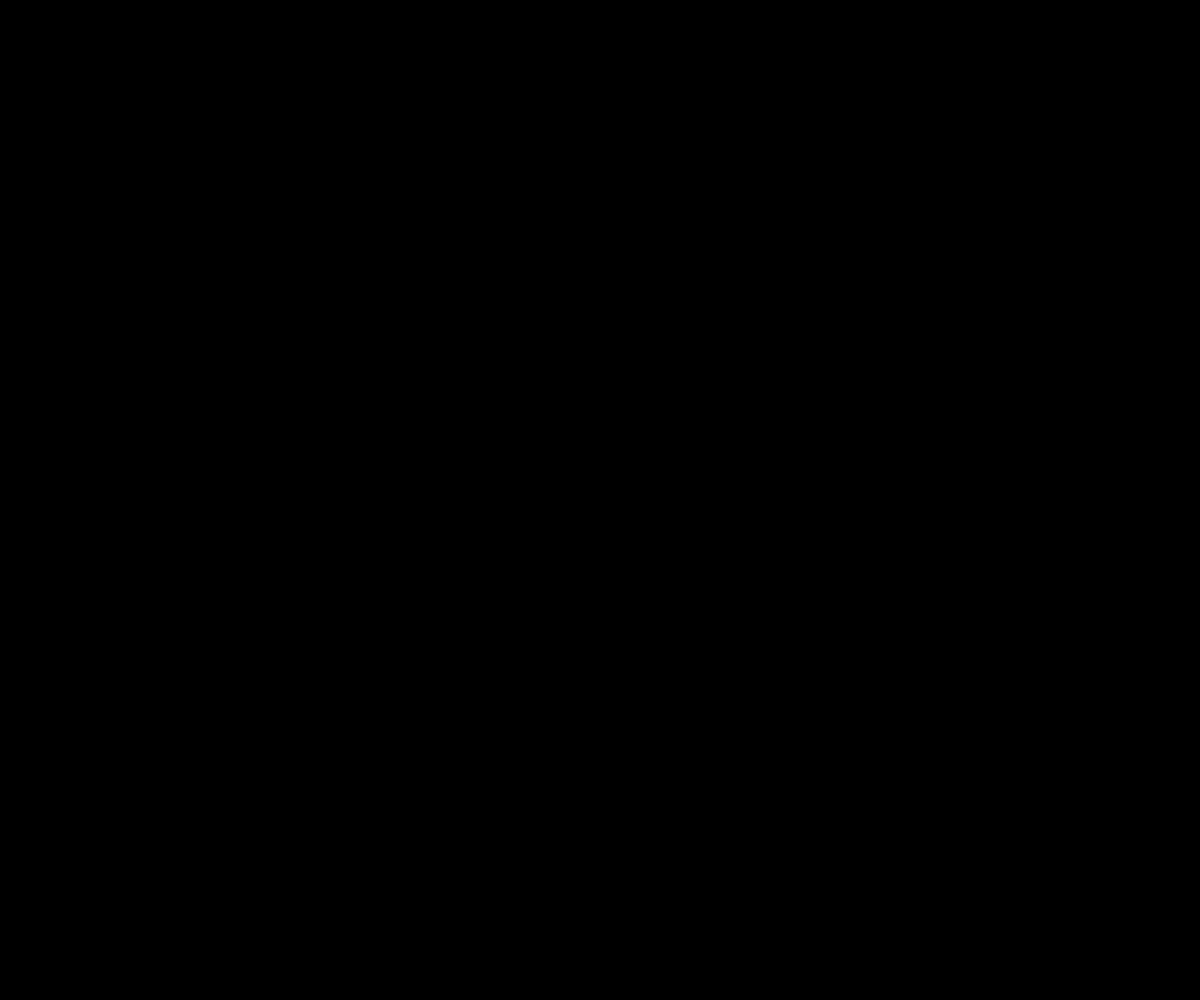
Frame 1 (no input)
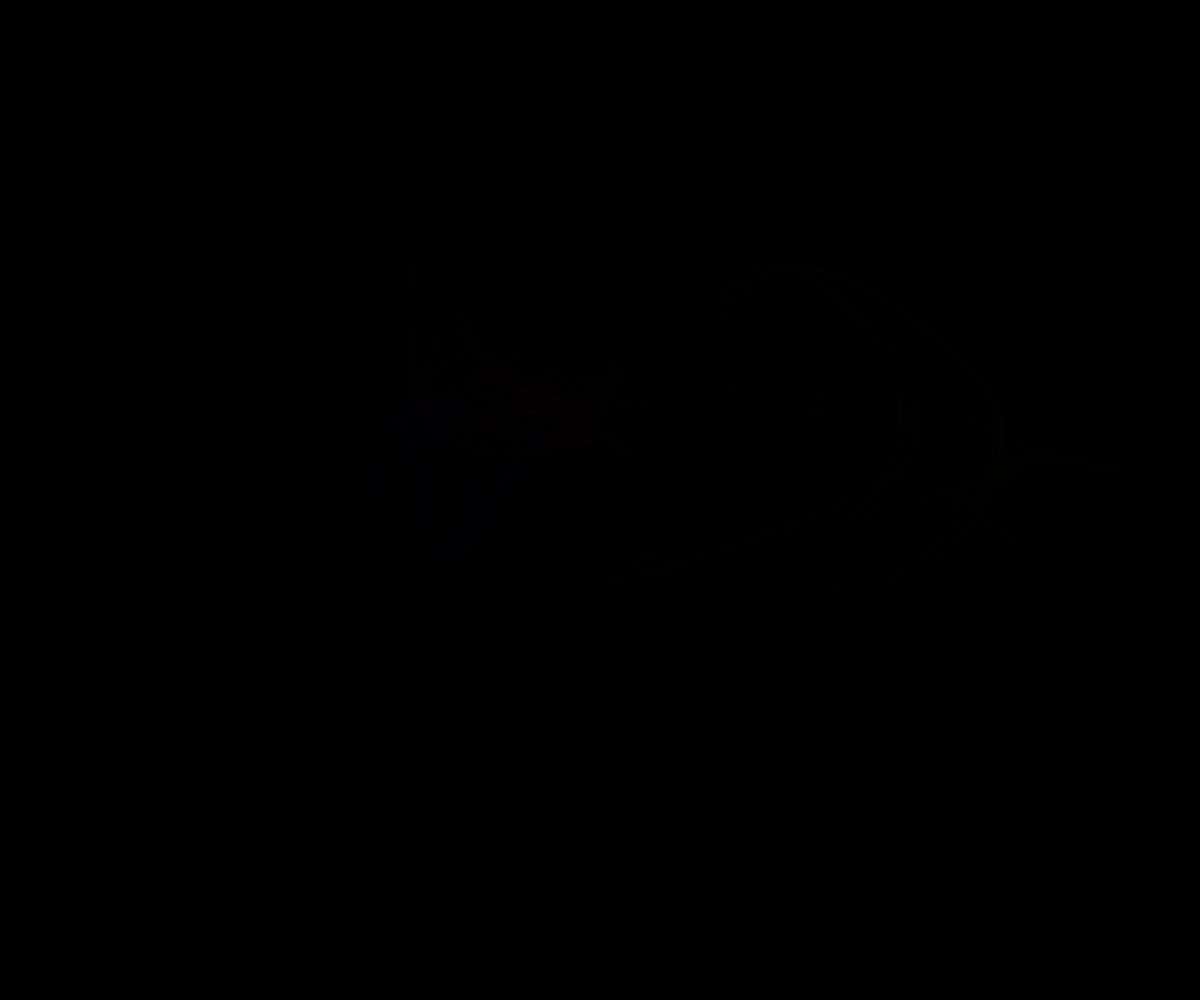
Frame 60 (no input)
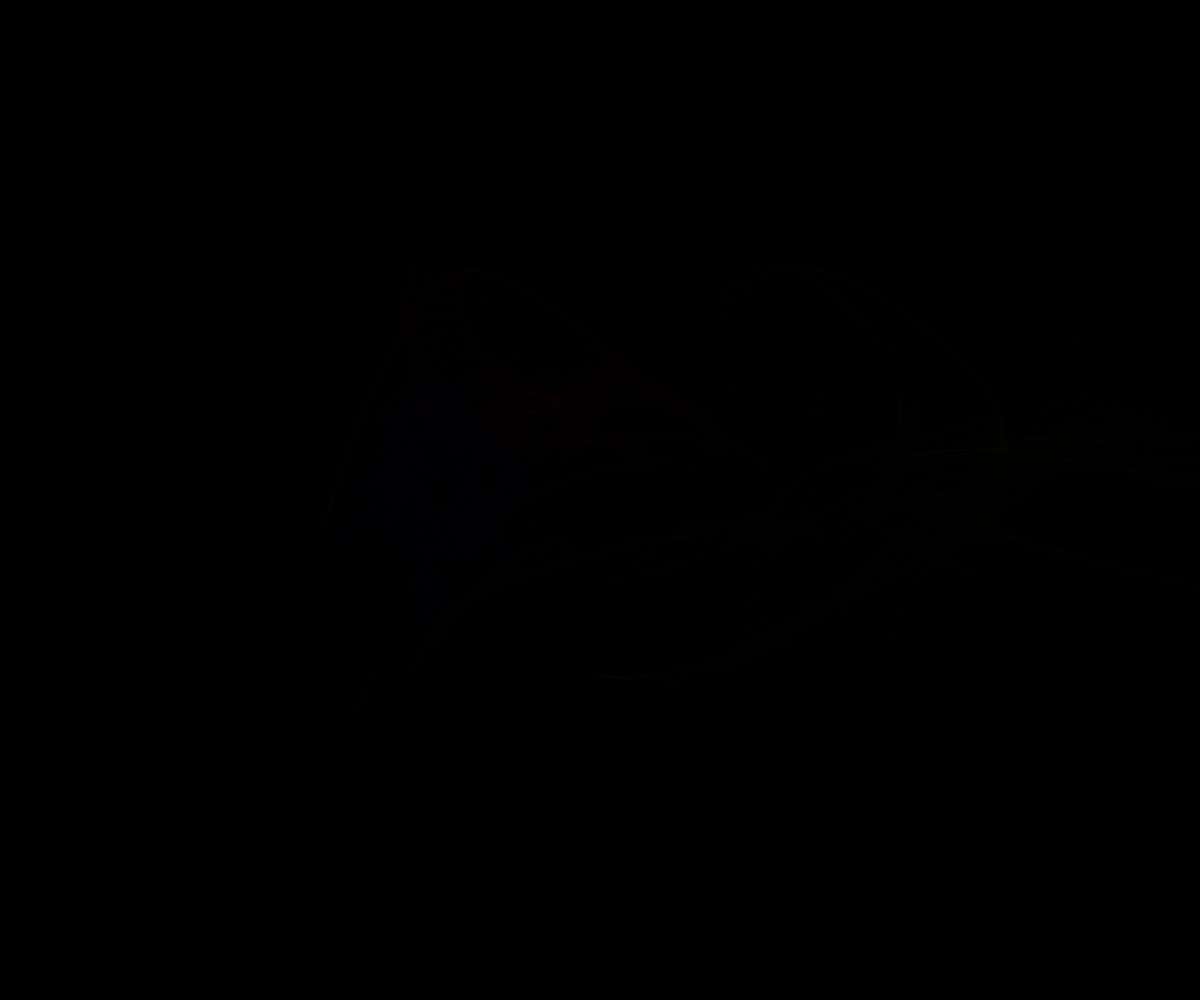
Frame 120 (the mouse pressed at the canvas centre since frame 60)

The p5.js sketch that drew these frames (run headless with seeded random() and noise() and a simulated clock; from frame 60 on, the mouse is pressed at the canvas centre):

// p5.js sketch
// ── sketch.js
let x1;
let y1;
let x2;
let y2;
let x3;
let y3;
let x4;
let y4;

let offset;

function setup() {
createCanvas(windowWidth,windowHeight);
background(0,0,0);
offset = 0.0;

}

function draw() {

//pink
x1 = noise(offset)* width;
x2 = noise(offset + 5)* width;
x3 = noise(offset + 10)* width;
x4 = noise(offset + 15)* width;

y1 = noise(offset + 20)* height;
y2 = noise(offset + 25)* height;
y3 = noise(offset + 30)* height;
y4 = noise(offset + 35)* height;

noFill();
stroke(255,0,144,2);
strokeWeight(2);
strokeCap(ROUND);
bezier(x1,y1,x2,y2,x3,y3,x4,y4);

offset = offset + 0.01;


//blue
x1 = noise(offset)* 1000;
x2 = noise(offset + 3)* 1000;
x3 = noise(offset + 6)* 1000;
x4 = noise(offset + 9)* 1000;

y1 = noise(offset + 12)* height;
y2 = noise(offset + 15)* height;
y3 = noise(offset + 18)* height;
y4 = noise(offset + 21)* height;

noFill();
stroke(17,0,255,2);
strokeWeight(2);
strokeCap(ROUND);
bezier(x1,y1,x2,y2,x3,y3,x4,y4);

offset = offset + 0.01;



//yellow
x1 = noise(offset)* 2000;
x2 = noise(offset + 4)* 2000;
x3 = noise(offset + 8)* 2000;
x4 = noise(offset + 12)* 2000;

y1 = noise(offset + 16)* height;
y2 = noise(offset + 20)* height;
y3 = noise(offset + 24)* height;
y4 = noise(offset + 28)* height;

noFill();
stroke(255,255,3,0.7);
strokeWeight(2);
strokeCap(ROUND);
bezier(x1,y1,x2,y2,x3,y3,x4,y4);

offset = offset + 0.01;

}
